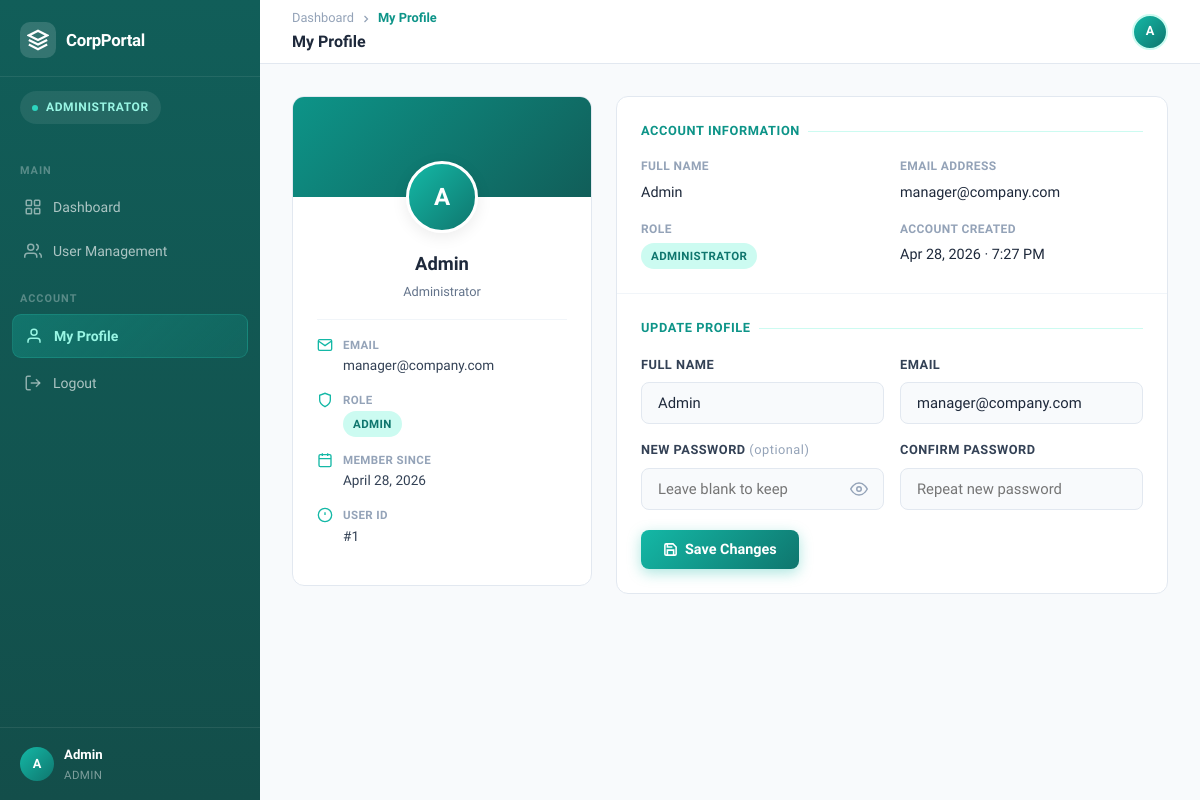
Screenshot of /admin/profile.php (signed in) with the database file from the repository.
### tables this page shows
CREATE TABLE users (
  id         INT(11)      NOT NULL AUTO_INCREMENT,
  name       VARCHAR(100) NOT NULL,
  email      VARCHAR(150) NOT NULL UNIQUE,
  password   VARCHAR(255) NOT NULL,
  role       ENUM('admin','user') NOT NULL DEFAULT 'user',
  created_at TIMESTAMP    NOT NULL DEFAULT CURRENT_TIMESTAMP,
  PRIMARY KEY (id)
);

### includes/session_check.php (called while the page is built, shortened)
<?php
function e(?string $str): string
{
    return htmlspecialchars($str ?? '', ENT_QUOTES | ENT_HTML5, 'UTF-8');
}

### admin/profile.php (the view, shortened to what this page needs)
<?php
require_once __DIR__ . '/../includes/session_check.php';
require_once __DIR__ . '/../config/db.php';
$stmt = $pdo->prepare('SELECT id,name,email,role,created_at FROM users WHERE id=? LIMIT 1');
$stmt->execute([$_SESSION['user_id']]);
$profile = $stmt->fetch();
$activePage = 'profile';
$root = rootUrl;
?>
<!DOCTYPE html>
<html lang="en">
<head>
<link rel="stylesheet" href="<?= $root ?>assets/css/style.css">
</head>
<body>
<div class="app-layout">
  <?php require_once __DIR__ . '/../includes/nav_admin.php'; ?>
  <main class="main-content">
    <div class="topbar">
      <div class="topbar-left">
        <div>
          <div class="breadcrumb">
            <a href="<?= $root ?>admin/dashboard.php">Dashboard</a>
            <svg width="12" height="12" viewBox="0 0 24 24" fill="none" stroke="currentColor" stroke-width="2.5"><polyline points="9 18 15 12 9 6"/></svg>
            <span class="current">My Profile</span>
          </div>
          <div class="page-title">My Profile</div>
        </div>
      </div>
      <div class="topbar-right">
        <div class="topbar-avatar"><?= $initials ?></div>
      </div>
    </div>
    <div class="page-body">
      <div class="profile-grid">
        <div class="profile-card-left">
          <div class="profile-banner"></div>
          <div class="profile-avatar-wrap">
            <div class="profile-avatar"><?= $initials ?></div>
          </div>
          <div class="profile-card-body">
            <div class="profile-name"><?= e($profile['name']) ?></div>
            <div class="profile-role-label">Administrator</div>
            <hr class="profile-divider">
            <div class="profile-meta">
              <div class="profile-meta-item">
                <div class="meta-icon">
                  <svg viewBox="0 0 24 24" fill="none" stroke="currentColor" stroke-width="2"><path d="M4 4h16c1.1 0 2 .9 2 2v12c0 1.1-.9 2-2 2H4c-1.1 0-2-.9-2-2V6c0-1.1.9-2 2-2z"/><polyline points="22,6 12,13 2,6"/></svg>
                </div>
                <div>
                  <span class="meta-label">Email</span>
                  <span class="meta-value"><?= e($profile['email']) ?></span>
                </div>
              </div>
              <div class="profile-meta-item">
                <div class="meta-icon">
                  <svg viewBox="0 0 24 24" fill="none" stroke="currentColor" stroke-width="2"><path d="M12 22s8-4 8-10V5l-8-3-8 3v7c0 6 8 10 8 10z"/></svg>
                </div>
                <div>
                  <span class="meta-label">Role</span>
                  <span class="meta-value"><span class="badge badge-admin">Admin</span></span>
                </div>
              </div>
              <div class="profile-meta-item">
                <div class="meta-icon">
                  <svg viewBox="0 0 24 24" fill="none" stroke="currentColor" stroke-width="2"><rect x="3" y="4" width="18" height="18" rx="2" ry="2"/><line x1="16" y1="2" x2="16" y2="6"/><line x1="8" y1="2" x2="8" y2="6"/><line x1="3" y1="10" x2="21" y2="10"/></svg>
                </div>
                <div>
                  <span class="meta-label">Member Since</span>
                  <span class="meta-value"><?= date('F j, Y', strtotime($profile['created_at'])) ?></span>
                </div>
              </div>
              <div class="profile-meta-item">
                <div class="meta-icon">
                  <svg viewBox="0 0 24 24" fill="none" stroke="currentColor" stroke-width="2"><circle cx="12" cy="12" r="10"/><line x1="12" y1="8" x2="12" y2="12"/><line x1="12" y1="16" x2="12.01" y2="16"/></svg>
                </div>
                <div>
                  <span class="meta-label">User ID</span>
                  <span class="meta-value">#<?= $profile['id'] ?></span>
                </div>
              </div>
            </div>
          </div>
        </div>
        <div>
          <div class="profile-info-card">
            <div class="info-section">
              <div class="info-section-title">Account Information</div>
              <div class="info-grid">
                <div class="info-field">
                  <div class="info-field-label">Full Name</div>
                  <div class="info-field-value"><?= e($profile['name']) ?></div>
                </div>
                <div class="info-field">
                  <div class="info-field-label">Email Address</div>
                  <div class="info-field-value"><?= e($profile['email']) ?></div>
                </div>
                <div class="info-field">
                  <div class="info-field-label">Role</div>
                  <div class="info-field-value"><span class="badge badge-admin">Administrator</span></div>
                </div>
                <div class="info-field">
                  <div class="info-field-label">Account Created</div>
                  <div class="info-field-value"><?= date('M j, Y · g:i A', strtotime($profile['created_at'])) ?></div>
                </div>
              </div>
            </div>
            <div class="info-section">
              <div class="info-section-title">Update Profile</div>
              <form method="POST" action="" data-loading>
                <div class="info-grid" style="margin-bottom:16px">
                  <div class="form-group" style="margin-bottom:0">
                    <label class="form-label">Full Name</label>
                    <input type="text" name="name" class="form-control" value="<?= e($profile['name']) ?>" required>
                  </div>
                  <div class="form-group" style="margin-bottom:0">
                    <label class="form-label">Email</label>
                    <input type="email" name="email" class="form-control" value="<?= e($profile['email']) ?>" required>
                  </div>
                </div>
                <div class="info-grid" style="margin-bottom:20px">
                  <div class="form-group" style="margin-bottom:0">
                    <label class="form-label">New Password <span style="color:var(--slate-400);font-weight:400;text-transform:none">(optional)</span></label>
                    <div class="input-group">
                      <input type="password" name="password" class="form-control" placeholder="Leave blank to keep">
                      <button type="button" class="input-group-btn toggle-password">
                        <svg width="18" height="18" viewBox="0 0 24 24" fill="none" stroke="currentColor" stroke-width="2"><path d="M1 12s4-8 11-8 11 8 11 8-4 8-11 8-11-8-11-8z"/><circle cx="12" cy="12" r="3"/></svg>
                      </button>
                    </div>
                  </div>
                  <div class="form-group" style="margin-bottom:0">
                    <label class="form-label">Confirm Password</label>
                    <input type="password" name="confirm" class="form-control" placeholder="Repeat new password">
                  </div>
                </div>
                <button type="submit" class="btn btn-primary" data-submit-btn>
                  <svg width="15" height="15" viewBox="0 0 24 24" fill="none" stroke="currentColor" stroke-width="2.5"><path d="M19 21H5a2 2 0 0 1-2-2V5a2 2 0 0 1 2-2h11l5 5v11a2 2 0 0 1-2 2z"/><polyline points="17 21 17 13 7 13 7 21"/><polyline points="7 3 7 8 15 8"/></svg>
                  Save Changes
                </button>
              </form>
            </div>
          </div>
        </div>
      </div>
    </div>
  </main>
</div>
</body>
</html>

### includes/nav_admin.php (shortened to what this page needs)
<?php
$activePage = $activePage ?? '';
$root = rootUrl;
$adminName = e($_SESSION['name'] ?? 'Admin');
$initials   = strtoupper(substr($_SESSION['name'] ?? 'A', 0, 1));
?>
<aside class="sidebar" id="sidebar">
  <div class="sidebar-brand">
    <div class="brand-icon">
      <svg width="22" height="22" viewBox="0 0 24 24" fill="none" stroke="white" stroke-width="2.5">
        <polygon points="12 2 2 7 12 12 22 7 12 2"/>
        <polyline points="2 17 12 22 22 17"/>
        <polyline points="2 12 12 17 22 12"/>
      </svg>
    </div>
    <span class="brand-name">CorpPortal</span>
  </div>
  <div class="sidebar-role-badge">
    <span class="role-dot"></span> Administrator
  </div>
  <nav class="sidebar-nav">
    <p class="nav-section-label">Main</p>
    <a href="<?= $root ?>admin/dashboard.php"
       class="nav-item <?= $activePage === 'dashboard' ? 'active' : '' ?>">
      <svg viewBox="0 0 24 24" fill="none" stroke="currentColor" stroke-width="2">
        <rect x="3" y="3" width="7" height="7" rx="1"/><rect x="14" y="3" width="7" height="7" rx="1"/>
        <rect x="14" y="14" width="7" height="7" rx="1"/><rect x="3" y="14" width="7" height="7" rx="1"/>
      </svg>
      Dashboard
    </a>
    <a href="<?= $root ?>admin/users.php"
       class="nav-item <?= $activePage === 'users' ? 'active' : '' ?>">
      <svg viewBox="0 0 24 24" fill="none" stroke="currentColor" stroke-width="2">
        <path d="M17 21v-2a4 4 0 0 0-4-4H5a4 4 0 0 0-4 4v2"/>
        <circle cx="9" cy="7" r="4"/>
        <path d="M23 21v-2a4 4 0 0 0-3-3.87M16 3.13a4 4 0 0 1 0 7.75"/>
      </svg>
      User Management
    </a>
    <p class="nav-section-label">Account</p>
    <a href="<?= $root ?>admin/profile.php"
       class="nav-item <?= $activePage === 'profile' ? 'active' : '' ?>">
      <svg viewBox="0 0 24 24" fill="none" stroke="currentColor" stroke-width="2">
        <path d="M20 21v-2a4 4 0 0 0-4-4H8a4 4 0 0 0-4 4v2"/>
        <circle cx="12" cy="7" r="4"/>
      </svg>
      My Profile
    </a>
    <a href="<?= $root ?>auth/logout.php" class="nav-item nav-logout">
      <svg viewBox="0 0 24 24" fill="none" stroke="currentColor" stroke-width="2">
        <path d="M9 21H5a2 2 0 0 1-2-2V5a2 2 0 0 1 2-2h4"/>
        <polyline points="16 17 21 12 16 7"/>
        <line x1="21" y1="12" x2="9" y2="12"/>
      </svg>
      Logout
    </a>
  </nav>
  <div class="sidebar-user-footer">
    <div class="user-avatar-sm"><?= $initials ?></div>
    <div class="user-info-sm">
      <span class="user-name-sm"><?= $adminName ?></span>
      <span class="user-role-sm">Admin</span>
    </div>
  </div>
</aside>

### rows the page displays
users: name "Admin", email "manager@company.com", created_at "April 28, 2026", id "1", created_at "Apr 28, 2026 · 7:27 PM"

### other values shown
$initials "A"
